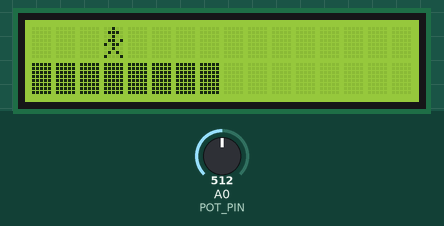
Simulated run of this sketch. Board: Arduino Uno, built with avr-gcc and run on an emulated ATmega328P. Parts: 16×2 character LCD. The inputs (shaded band) are chosen by the test bench; at power-on: A0 (POT_PIN) = 512.

Above: at 1.3 s.
1.4 s: A0 (POT_PIN) set to 716
At 2.25 s:
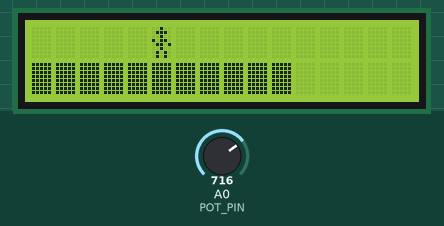
3.3 s: A0 (POT_PIN) set to 900
At 3.75 s:
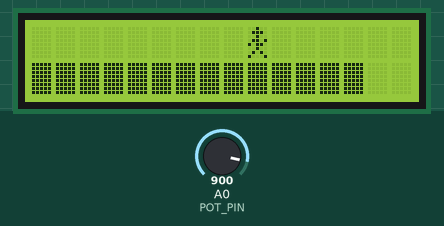
5.5 s: A0 (POT_PIN) set to 1023
At 5.85 s:
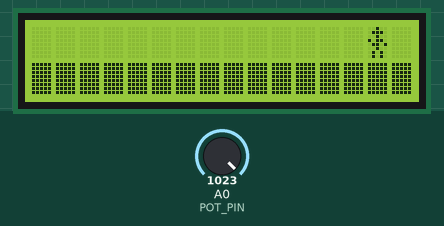
7.5 s: A0 (POT_PIN) set to 511
At 8.25 s:
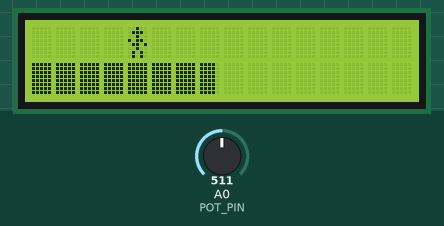
9.5 s: A0 (POT_PIN) set to 306
At 9.75 s:
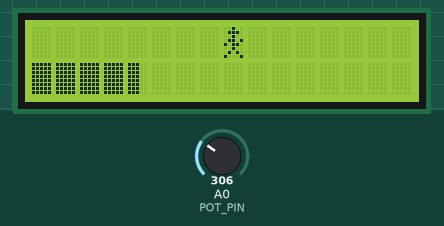
11.5 s: A0 (POT_PIN) set to 122
At 11.87 s:
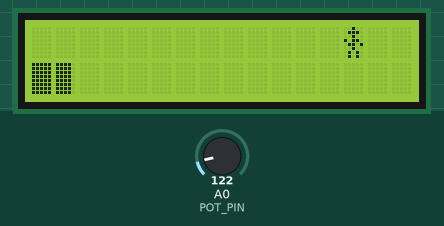

The sketch:

animation_og.ino
```cpp
#include<LiquidCrystal_I2C.h>

LiquidCrystal_I2C lcd(0x27, 16, 2);

const byte POT_PIN = A0;

// 달리는 사람: 다리 모양이 다른 두 프레임
byte runnerA[8] = {
  B00100,
  B01110,
  B00100,
  B01101,
  B10110,
  B00100,
  B01010,
  B10001
};

byte runnerB[8] = {
  B00100,
  B01110,
  B00100,
  B10110,
  B01101,
  B00100,
  B01010,
  B01010
};

// 막대의 부분 채움 문자: 왼쪽부터 1~4열
// 사용자 정의 문자 번호 2~5에 저장
byte barParts[4][8] = {
  {
    B10000, B10000, B10000, B10000,
    B10000, B10000, B10000, B10000
  },
  {
    B11000, B11000, B11000, B11000,
    B11000, B11000, B11000, B11000
  },
  {
    B11100, B11100, B11100, B11100,
    B11100, B11100, B11100, B11100
  },
  {
    B11110, B11110, B11110, B11110,
    B11110, B11110, B11110, B11110
  }
};

// 완전히 채워진 막대: 사용자 정의 문자 번호 6
byte fullBar[8] = {
  B11111, B11111, B11111, B11111,
  B11111, B11111, B11111, B11111
};

byte runnerColumn = 0;
byte runnerFrame = 0;

const unsigned long FRAME_INTERVAL = 300;
const unsigned long MOVE_INTERVAL  = 400;
const unsigned long BAR_INTERVAL   = 50;

unsigned long lastFrameTime = 0;
unsigned long lastMoveTime  = 0;
unsigned long lastBarTime   = 0;

int previousBarPixels = -1;

// 둘째 줄 막대 갱신
void updateBar() {
  int potValue = analogRead(POT_PIN);

  // 16칸 × 한 칸당 5열 = 총 80단계
  int barPixels = map(potValue, 0, 1023, 0, 80);

  // 표시 길이가 같으면 다시 쓰지 않음
  if (barPixels == previousBarPixels) {
    return;
  }
  previousBarPixels = barPixels;
  lcd.setCursor(0, 1);
  for (byte column = 0; column < 16; column++) {
    int fill = barPixels - column * 5;
    if (fill <= 0) {
      lcd.print(' ');
    } else if (fill >= 5) {
      lcd.write(byte(6));
    } else {
      // fill 1, 2, 3, 4 → 문자 번호 2, 3, 4, 5
      lcd.write(byte(fill + 1));
    }
  }
}

void setup() {
  pinMode(POT_PIN, INPUT);

  lcd.init();
  lcd.backlight();

  // 사용자 정의 문자 등록
  lcd.createChar(0, runnerA);
  lcd.createChar(1, runnerB);

  for (byte i = 0; i < 4; i++) {
    lcd.createChar(i + 2, barParts[i]);
  }

  lcd.createChar(6, fullBar);

  lcd.clear();

  // 처음에는 왼쪽 끝에 사람 표시
  lcd.setCursor(runnerColumn, 0);
  lcd.write(runnerFrame);

  updateBar();
}

void loop() {
  unsigned long now = millis();
  bool runnerChanged = false;

  // 다리 모양 변경
  if (now - lastFrameTime >= FRAME_INTERVAL) {
    lastFrameTime = now;

    runnerFrame = 1 - runnerFrame;
    runnerChanged = true;
  }

  // 사람 위치 이동
  if (now - lastMoveTime >= MOVE_INTERVAL) {
    lastMoveTime = now;

    // 이전 위치 지우기
    lcd.setCursor(runnerColumn, 0);
    lcd.print(' ');

    // 0~15번 칸을 반복
    runnerColumn = (runnerColumn + 1) % 16;
    runnerChanged = true;
  }

  // 위치 또는 다리 모양이 바뀌었을 때만 표시
  if (runnerChanged) {
    lcd.setCursor(runnerColumn, 0);
    lcd.write(runnerFrame);
  }

  // 가변저항 막대 갱신
  if (now - lastBarTime >= BAR_INTERVAL) {
    lastBarTime = now;
    updateBar();
  }
}
```

Measured:
- after the input at 1.4 s, the display: first changes after 0.05 s (image 1 shows a later state)
- after the input at 3.3 s, the display: first differs from a run without the input after 0.05 s (image 2 shows a later state)
- after the input at 5.5 s, the display: first changes after 0.05 s (image 3 shows a later state)
- after the input at 7.5 s, the display: first differs from a run without the input after 0.05 s (image 4 shows a later state)
- after the input at 9.5 s, the display: first changes after 0.05 s (image 5 shows a later state)
- after the input at 11.5 s, the display: first changes after 0.05 s (image 6 shows a later state)
